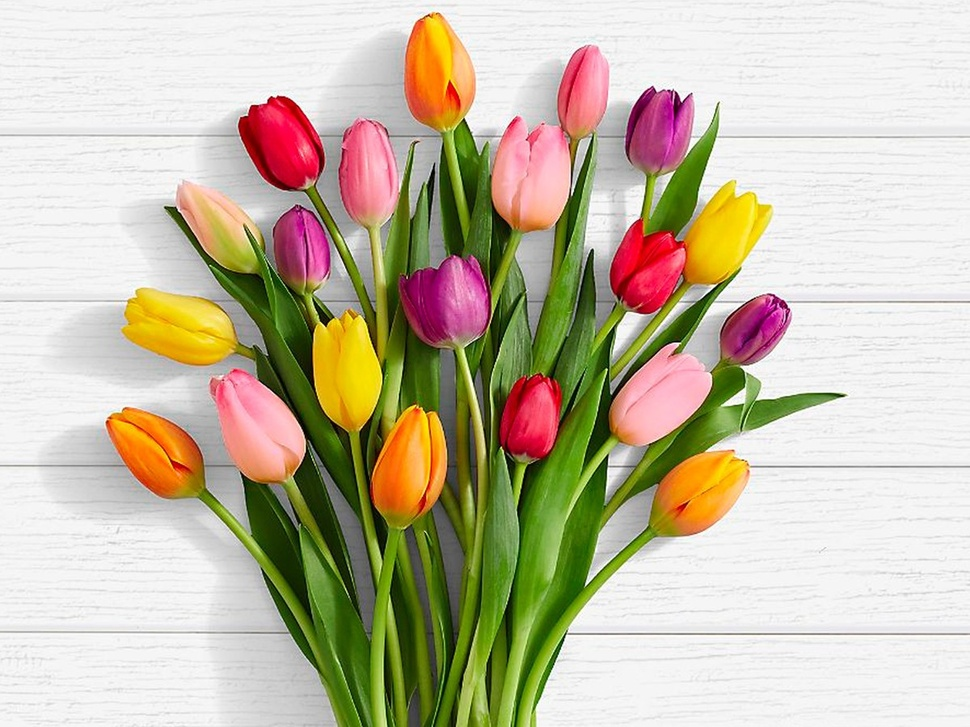
//> input picture 01_imageio/flowers.jpg, 970 x 727 px, shrunk from 1200 x 900 before the run
$ ./imageio-main   (built with g++ and OpenCV 4)
//> lines starting //> are read from the running program, lines starting //| are printed output that depends on the picture
#include<opencv2/opencv.hpp>
#include<iostream>

using namespace cv;

int main(int argc, char* argv[]) {
	Mat orignal = imread("flowers.jpg", IMREAD_COLOR);
//> orignal is the input picture: 727 rows x 970 cols, CV_8UC3; mean B, G, R 164.2, 187.8, 197.3
	imshow("flowers.jpg", orignal);
	std::cout << "orignal rows: " << orignal.rows << ",\t" << "cols: " << orignal.cols << std::endl;
//| orignal rows: 727,	cols: 970

	// split color channels
	Mat bgrChannels[3];
	split(orignal, bgrChannels);
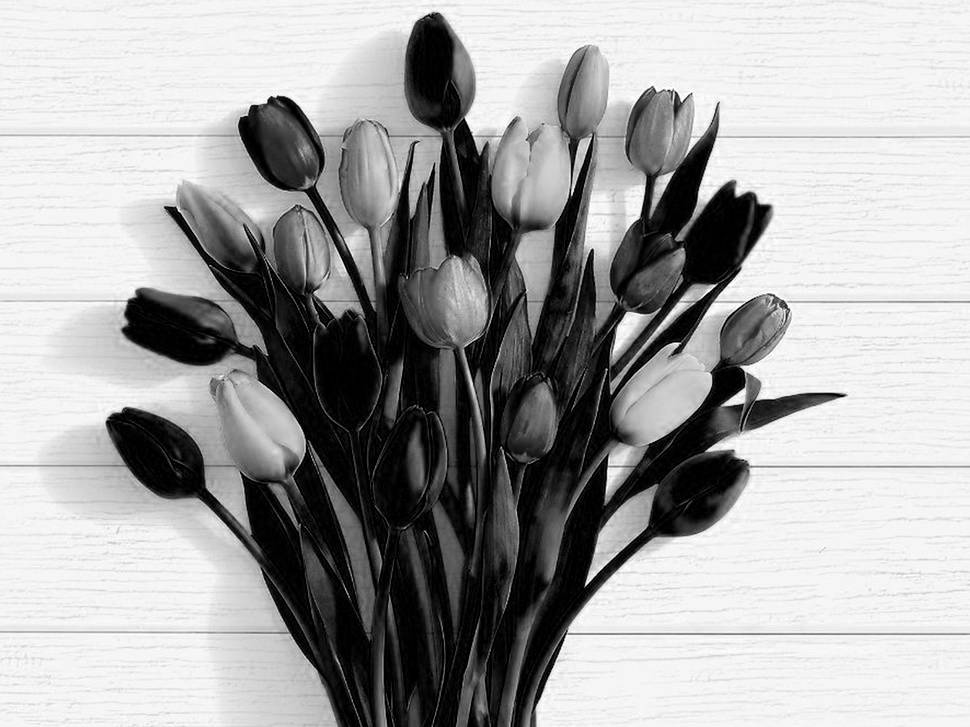
//> bgrChannels[0]: 727 rows x 970 cols, CV_8UC1; min 0, max 255, mean 164.2
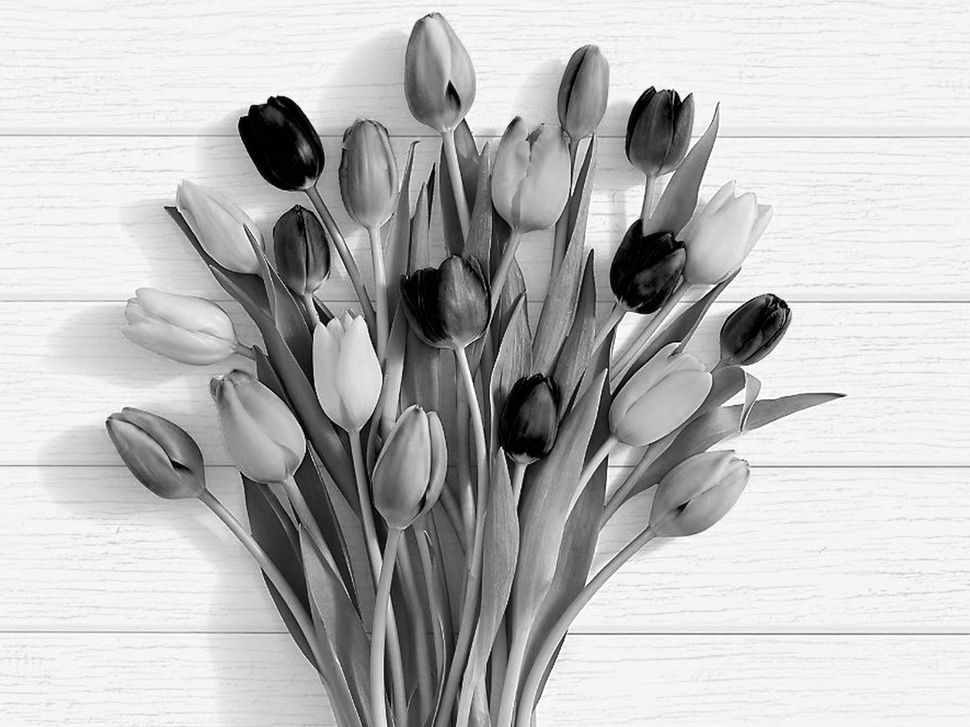
//> bgrChannels[1]: 727 rows x 970 cols, CV_8UC1; min 0, max 255, mean 187.8
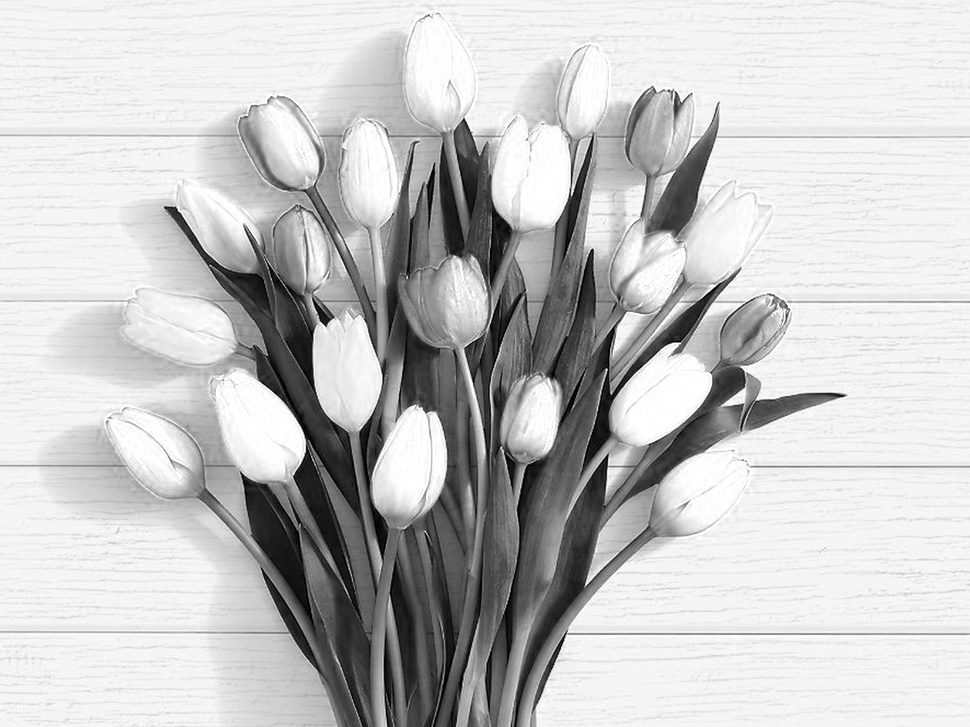
//> bgrChannels[2]: 727 rows x 970 cols, CV_8UC1; min 0, max 255, mean 197.3

	// access mat element
	for (size_t row = 0; row < orignal.rows; row++)
	{
		for (size_t col = 0; col < orignal.cols; col++)
		{
			bgrChannels[1].at<uint8_t>(Point(col, row)) = 0;
		}
	}
//> bgrChannels[1]: 727 rows x 970 cols, CV_8UC1; every value is 0

	// merge color channels
	Mat  filteredGreen;
	merge(bgrChannels, 3, filteredGreen);
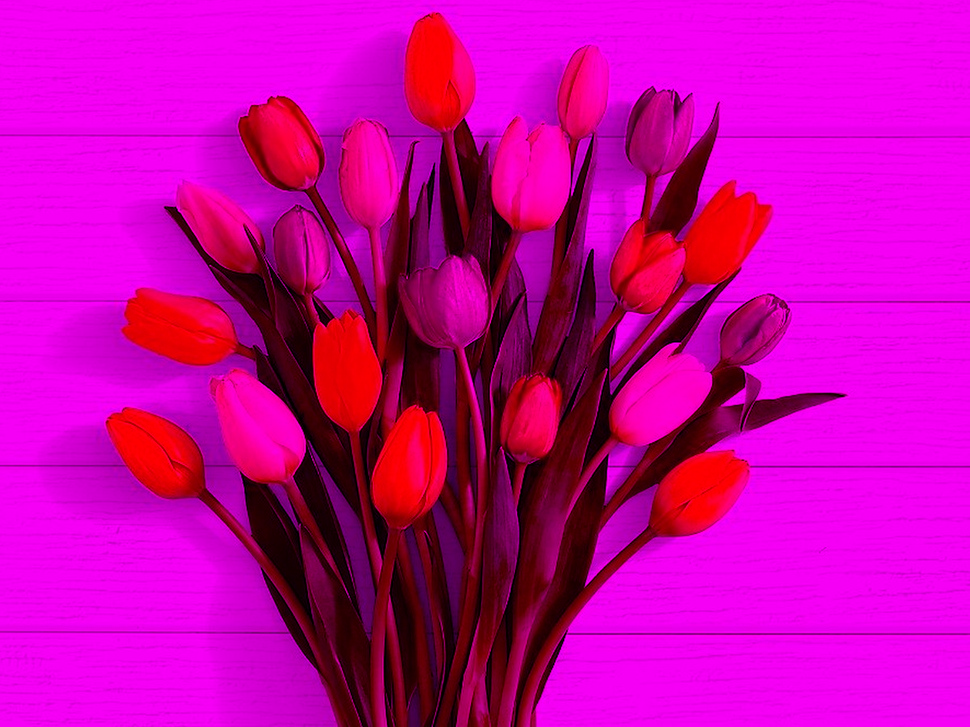
//> filteredGreen: 727 rows x 970 cols, CV_8UC3; mean B, G, R 164.2, 0, 197.3
	namedWindow("flowers.jpg(b0r)", WINDOW_FREERATIO);
	imshow("flowers.jpg(b0r)", filteredGreen);

	imwrite("flowersb0r.jpg", filteredGreen);

	waitKey();

	destroyWindow("flowers.jpg(b0r)");

	return 0;
}
